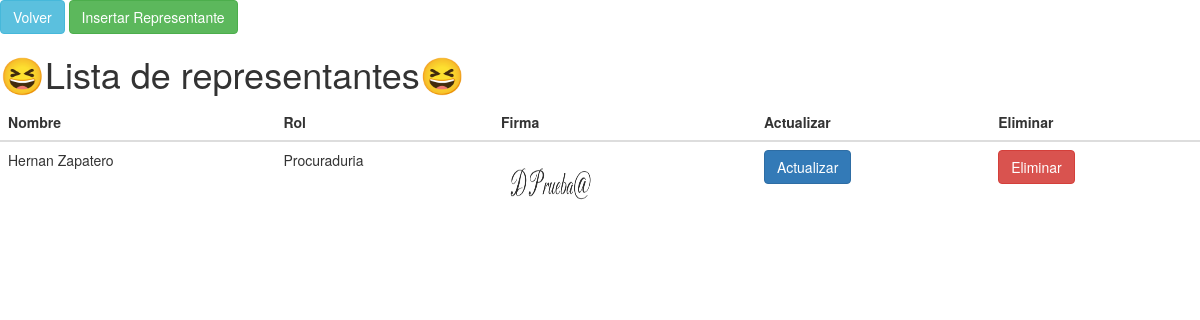
The page /representantes/lista_representantes (signed in) on the database as committed earlier.
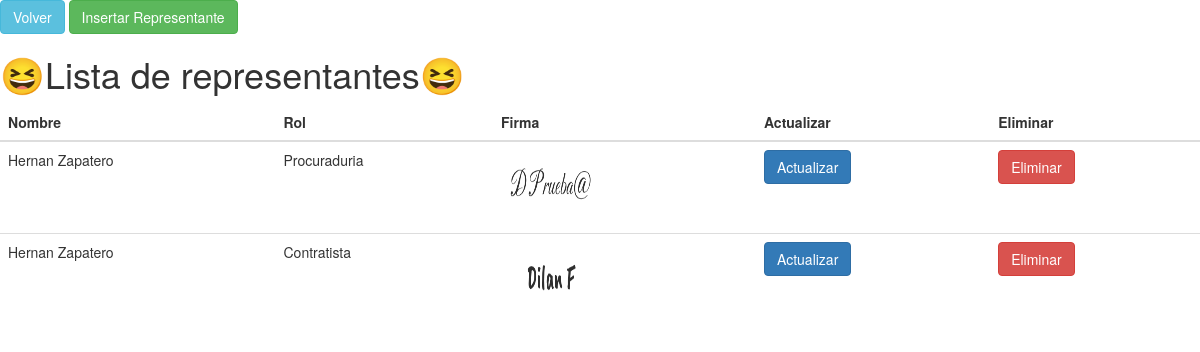
The same page on the database as committed later.
### app/models.py (models this page shows)
class Representante(db.Model):
    __tablename__ = "representante"
    id = db.Column(db.Integer, primary_key=True)
    nombre = db.Column(db.String(150))
    rol = db.Column(db.Enum(Roles))
    firma = db.Column(db.String(100))
    created_at = db.Column(db.DateTime, default=datetime.utcnow, nullable=False)
    updated_at = db.Column(db.DateTime, default=datetime.utcnow, onupdate=datetime.utcnow, nullable=False)

### app/representantes/routes.py (the view)
@representantes.route('/lista_representantes')
@acceso_requerido(roles=["Administrador"])
@login_required
def lista_representantes():
    representantes = Representante.query.all()
    return render_template('lista_representante.html', representantes=representantes)

### app/auth/routes.py (called while the page is built)
def acceso_requerido(roles=None):
    if roles is None:
        roles = []
    def decorador(f):
        @wraps(f)
        def decorated_function(*args, **kwargs):
            if current_user.is_authenticated is False:
                flash("Debes iniciar sesión para acceder a esta página")
                return redirect('/auth/login')
            if roles and current_user.rol.value not in roles:
                flash("No tienes permisos para acceder a esta página")
                return redirect('/auth/login')
            return f(*args, **kwargs)
        return decorated_function
    return decorador

### app/models.py (called while the page is built)
@login.user_loader
def user_loader(id):
    return Usuario.query.get(id)

### app/representantes/templates/lista_representante.html (shortened to what this page needs)
{% extends "base.html" %} {% block content %}
<div class="d-grid gap-2 col-6 mx-auto">
  <a href="/usuarios/lista_usuario" class="btn btn-info">Volver</a>
  <a href="/representantes/insertar" class="btn btn-success">Insertar Representante</a>
</div>
<h1>😆Lista de representantes😆</h1>
<table class="table table-hover">
  <thead>
    <tr>
      <th>Nombre</th>
      <th>Rol</th>
      <th>Firma</th>
      <th>Actualizar</th>
      <th>Eliminar</th>
    </tr>
  </thead>
  <tbody>
    {% for representante in representantes %}
    <tr>
      <td>{{ representante.nombre }}</td>
      <td>{{ representante.rol.value }}</td>
      <td><img src="{{url_for('static', filename='firmas/' + representante.firma)}}" width="100px" height="75px"/></td>
      <td>
        <a href="/representantes/editar/{{ representante.id }}" class="btn btn-primary">Actualizar</a>
      </td>
      <td>
        <a href="/representantes/eliminar/{{ representante.id }}" class="btn btn-danger">Eliminar</a>
      </td>
    </tr>
    {% endfor %}
  </tbody>
</table>
{% endblock%}

Rows that differ between the two databases and show on the page:
added Representante: nombre "Hernan Zapatero", rol.value "Contratista", firma (picture)
